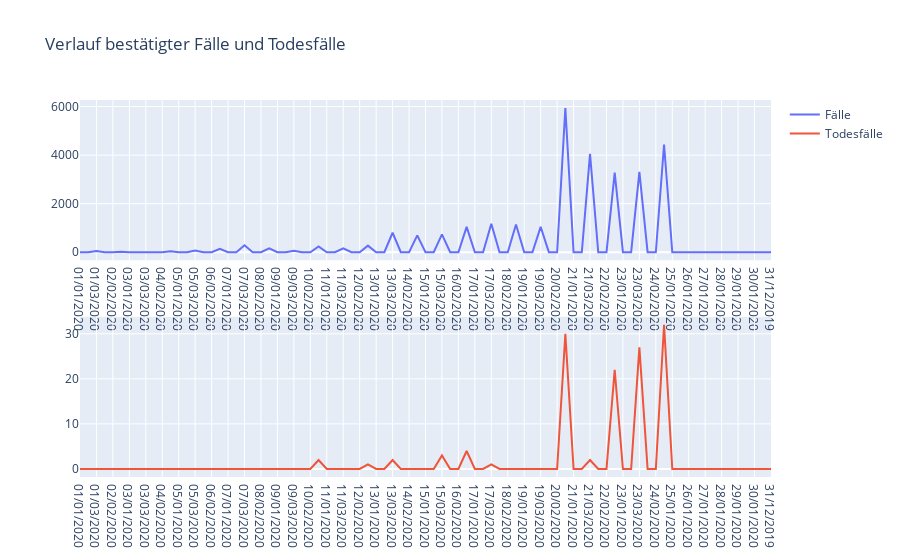

The notebook cell saved with this chart:
### Markdown cell above
Hier sieht man der Verlauf der neu bestätigten Fälle und Todesfälle in Deutschland.

### Code cell
def plot_verlauf(data):    
    fig = make_subplots(rows=2, cols=1)

    fig.add_trace(
        go.Scatter(x=data.DateRep, y=data.Cases, name="Fälle"),
        row=1, col=1,
    )

    fig.add_trace(
        go.Scatter(x=data.DateRep, y=data.Deaths, name="Todesfälle"),
        row=2, col=1
    )
    
    fig.update_layout(title_text='Verlauf bestätigter Fälle und Todesfälle')

    fig.show()
    
plot_verlauf(data_deu)

### Figure 1 — Plotly figure (JSON) as saved in the notebook; plotly's stock layout.template omitted (floating-point values rounded to 4 significant figures)
{"data": [{"name": "Fälle", "type": "scatter", "x": ["01/01/2020", "01/02/2020", "01/03/2020", "02/01/2020", "02/02/2020", "02/03/2020", "03/01/2020", "03/02/2020", "03/03/2020", "04/01/2020", "04/02/2020", "04/03/2020", "05/01/2020", "05/02/2020", "05/03/2020", "06/01/2020", "06/02/2020", "06/03/2020", "07/01/2020", "07/02/2020", "07/03/2020", "08/01/2020", "08/02/2020", "08/03/2020", "09/01/2020", "09/02/2020", "09/03/2020", "10/01/2020", "10/02/2020", "10/03/2020", "11/01/2020", "11/02/2020", "11/03/2020", "12/01/2020", "12/02/2020", "12/03/2020", "13/01/2020", "13/02/2020", "13/03/2020", "14/01/2020", "14/02/2020", "14/03/2020", "15/01/2020", "15/02/2020", "15/03/2020", "16/01/2020", "16/02/2020", "16/03/2020", "17/01/2020", "17/02/2020", "17/03/2020", "18/01/2020", "18/02/2020", "18/03/2020", "19/01/2020", "19/02/2020", "19/03/2020", "20/01/2020", "20/02/2020", "20/03/2020", "21/01/2020", "21/02/2020", "21/03/2020", "22/01/2020", "22/02/2020", "22/03/2020", "23/01/2020", "23/02/2020", "23/03/2020", "24/01/2020", "24/02/2020", "24/03/2020", "25/01/2020", "25/02/2020", "26/01/2020", "26/02/2020", "27/01/2020", "27/02/2020", "28/01/2020", "28/02/2020", "29/01/2020", "29/02/2020", "30/01/2020", "31/01/2020", "31/12/2019"], "xaxis": "x", "y": [0, 2, 54, 0, 1, 18, 0, 1, 28, 0, 2, 39, 0, 0, 66, 0, 0, 138, 0, 1, 284, 0, 1, 163, 0, 0, 55, 0, 0, 237, 0, 0, 157, 0, 2, 271, 0, 0, 802, 0, 0, 693, 0, 0, 733, 0, 0, 1043, 0, 0, 1174, 0, 0, 1144, 0, 0, 1042, 0, 0, 5940, 0, 0, 4049, 0, 0, 3276, 0, 0, 3311, 0, 0, 4438, 0, 0, 0, 2, 0, 4, 1, 26, 3, 10, 0, 1, 0], "yaxis": "y"}, {"name": "Todesfälle", "type": "scatter", "x": ["01/01/2020", "01/02/2020", "01/03/2020", "02/01/2020", "02/02/2020", "02/03/2020", "03/01/2020", "03/02/2020", "03/03/2020", "04/01/2020", "04/02/2020", "04/03/2020", "05/01/2020", "05/02/2020", "05/03/2020", "06/01/2020", "06/02/2020", "06/03/2020", "07/01/2020", "07/02/2020", "07/03/2020", "08/01/2020", "08/02/2020", "08/03/2020", "09/01/2020", "09/02/2020", "09/03/2020", "10/01/2020", "10/02/2020", "10/03/2020", "11/01/2020", "11/02/2020", "11/03/2020", "12/01/2020", "12/02/2020", "12/03/2020", "13/01/2020", "13/02/2020", "13/03/2020", "14/01/2020", "14/02/2020", "14/03/2020", "15/01/2020", "15/02/2020", "15/03/2020", "16/01/2020", "16/02/2020", "16/03/2020", "17/01/2020", "17/02/2020", "17/03/2020", "18/01/2020", "18/02/2020", "18/03/2020", "19/01/2020", "19/02/2020", "19/03/2020", "20/01/2020", "20/02/2020", "20/03/2020", "21/01/2020", "21/02/2020", "21/03/2020", "22/01/2020", "22/02/2020", "22/03/2020", "23/01/2020", "23/02/2020", "23/03/2020", "24/01/2020", "24/02/2020", "24/03/2020", "25/01/2020", "25/02/2020", "26/01/2020", "26/02/2020", "27/01/2020", "27/02/2020", "28/01/2020", "28/02/2020", "29/01/2020", "29/02/2020", "30/01/2020", "31/01/2020", "31/12/2019"], "xaxis": "x2", "y": [0, 0, 0, 0, 0, 0, 0, 0, 0, 0, 0, 0, 0, 0, 0, 0, 0, 0, 0, 0, 0, 0, 0, 0, 0, 0, 0, 0, 0, 2, 0, 0, 0, 0, 0, 1, 0, 0, 2, 0, 0, 0, 0, 0, 3, 0, 0, 4, 0, 0, 1, 0, 0, 0, 0, 0, 0, 0, 0, 30, 0, 0, 2, 0, 0, 22, 0, 0, 27, 0, 0, 32, 0, 0, 0, 0, 0, 0, 0, 0, 0, 0, 0, 0, 0], "yaxis": "y2"}], "layout": {"title": {"text": "Verlauf bestätigter Fälle und Todesfälle"}, "xaxis": {"anchor": "y", "domain": [0, 1]}, "xaxis2": {"anchor": "y2", "domain": [0, 1]}, "yaxis": {"anchor": "x", "domain": [0.575, 1]}, "yaxis2": {"anchor": "x2", "domain": [0, 0.425]}}}
